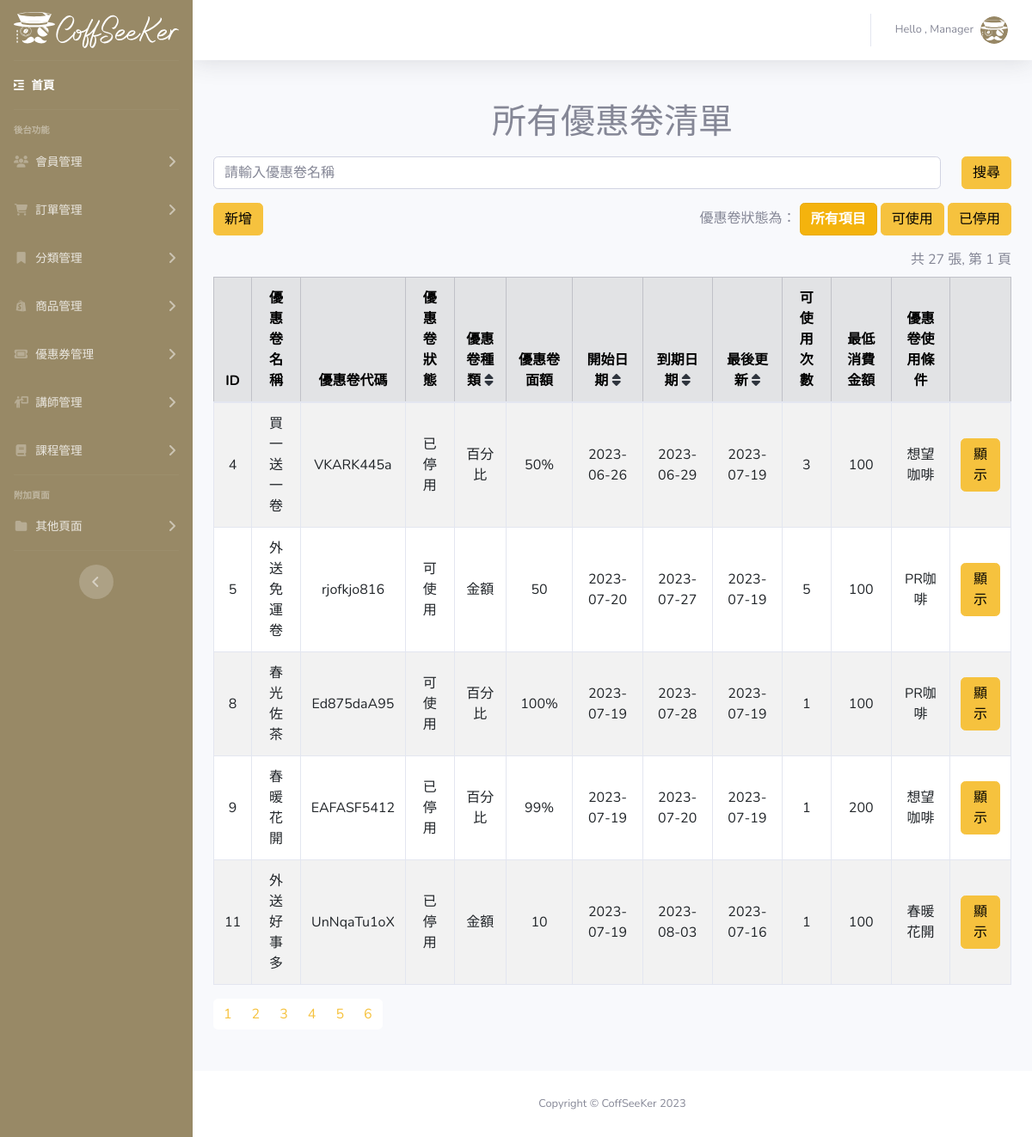
/Coffseeker-Admin/coupon-list.php, run on the app's committed database.
### tables this page shows
CREATE TABLE `coupon` (
  `coupon_id` int(5) NOT NULL,
  `coupon_name` text NOT NULL,
  `coupon_code` varchar(10) NOT NULL,
  `coupon_valid` tinyint(4) NOT NULL,
  `valid_description` varchar(255) NOT NULL,
  `discount_type` text NOT NULL,
  `discount_value` varchar(10) NOT NULL,
  `start_at` date NOT NULL,
  `expires_at` date NOT NULL,
  `created_at` date NOT NULL,
  `updated_at` date NOT NULL,
  `max_usage` int(5) NOT NULL,
  `used_times` int(5) NOT NULL,
  `price_min` int(11) NOT NULL,
  `usage_restriction` varchar(50) NOT NULL,
  `user_id` int(10) NOT NULL
);

### Coffseeker-Admin/coupon-list.php (the view, shortened to what this page needs)
<?php
$page = $_GET["page"] ?? 1;
$type = $_GET["type"] ?? 1;
require_once("../db_connect.php");
$sqlTotal = "SELECT coupon_id FROM coupon WHERE coupon_valid";
$resultTotal = $conn->query($sqlTotal);
$totalCoupon = $resultTotal->num_rows;
$perPage = 5;
$startItem = ($page - 1) * $perPage;
$totalPage = ceil($totalCoupon / $perPage);
if ($type == 1) {
    $orderBy = "AND coupon_valid";
} elseif ($type == 2) {
    $orderBy = "ORDER BY expires_at ASC";
} elseif ($type == 3) {
    $orderBy = "ORDER BY expires_at DESC";
} elseif ($type == 6) {
    $orderBy = "ORDER BY start_at ASC";
} elseif ($type == 7) {
    $orderBy = "ORDER BY start_at DESC";
} elseif ($type == 8) {
    $orderBy = "ORDER BY discount_type ASC";
} elseif ($type == 9) {
    $orderBy = "ORDER BY discount_type DESC";
} elseif ($type == 10) {
    $orderBy = "ORDER BY updated_at ASC";
} elseif ($type == 11) {
    $orderBy = "ORDER BY updated_at DESC";
} elseif ($type == 4) {
    $orderBy = "AND coupon_valid = 1";
} elseif ($type == 5) {
    $orderBy = "AND coupon_valid = -1";
} else {
    header("location: 404.php");
}
$sqlTotal = "SELECT coupon_id FROM coupon WHERE coupon_valid $orderBy";
$resultTotal = $conn->query($sqlTotal);
$totalCoupon = $resultTotal->num_rows;
$sql = "SELECT coupon_id, coupon_name, coupon_code, coupon_valid, discount_type, discount_value, created_at, expires_at, updated_at, start_at ,max_usage, usage_restriction, valid_description, price_min FROM coupon WHERE coupon_valid $orderBy LIMIT $startItem, $perPage";
$result = $conn->query($sql);
?>
<!DOCTYPE html>
<html lang="en">
<head>
    <?php include("modal/template.php") ?>
</head>
<body id="page-top">
    <div id="wrapper">
        <?php include("modal/sidebar.php") ?>
        <div id="content-wrapper" class="d-flex flex-column">
            <div id="content">
                <?php include("modal/topbar.php") ?>
                <div class="container-fluid my-5">
                    <h1 class="text-center">所有優惠卷清單</h1>
                    <div class="py-2">
                        <form action="coupon-search.php">
                            <div class="row gx-2">
                                <div class="col">
                                    <input type="text" class="form-control" placeholder="請輸入優惠卷名稱" name="coupon_name">
                                </div>
                                <div class="col-auto">
                                    <button class="btn btn-warning" type="submit">搜尋</button>
                                </div>
                            </div>
                        </form>
                    </div>
                    <div class="py-2 d-flex justify-content-between align-items-center">
                        <a class="btn btn-warning" href="coupon-create.php">新增</a>
                        <div class="">優惠卷狀態為：
                            <a href="Coupon-list.php?page=<?= $page ?>&type=1" class="btn btn-warning
        <?php
        if ($type == 1) echo "active fw-bolder";
        ?>">所有項目</a>
                            <a href="Coupon-list.php?page=<?= $page ?>&type=4" class="btn btn-warning
        <?php
        if ($type == 4) echo "active fw-bolder";
        ?>">可使用</a>
                            <a href="Coupon-list.php?page=<?= $page ?>&type=5" class="btn btn-warning
        <?php
        if ($type == 5) echo "active fw-bolder";
        ?>">已停用</a>
                        </div>
                    </div>
                    <div class="py-2 d-flex justify-content-end">
                        <div>
                            共 <?= $totalCoupon ?> 張, 第 <?= $page ?> 頁
                        </div>
                    </div>
                    <?php
                    $rows = $result->fetch_all(MYSQLI_ASSOC);
                    ?>
                    <table class="table table-striped text-center table-hover table-bordered">
                        <thead class="table-secondary">
                            <tr>
                                <th>ID</th>
                                <th>優惠卷名稱</th>
                                <th>優惠卷代碼</th>
                                <th>優惠卷狀態</th>
                                <th>優惠卷種類
                                    <?php
                                    if ($type == 8) {
                                        echo '<a href="Coupon-list.php?page=' . $page . '&type=9" class="fw-bolder">';
                                        echo '<i class="fa-solid fa-sort" style="color:#2e343d"></i>';
                                        echo '</a>';
                                    } else {
                                        echo '<a href="Coupon-list.php?page=' . $page . '&type=8" class="fw-bolder">';
                                        echo '<i class="fa-solid fa-sort" style="color:#2e343d"></i>';
                                        echo '</a>';
                                    }
                                    ?>
                                </th>
                                <th>優惠卷面額</th>
                                <th>開始日期
                                    <?php
                                    if ($type == 7) {
                                        echo '<a href="Coupon-list.php?page=' . $page . '&type=6" class="fw-bolder">';
                                        echo '<i class="fa-solid fa-sort" style="color:#2e343d"></i>';
                                        echo '</a>';
                                    } else {
                                        echo '<a href="Coupon-list.php?page=' . $page . '&type=7" class="fw-bolder">';
                                        echo '<i class="fa-solid fa-sort" style="color:#2e343d"></i>';
                                        echo '</a>';
                                    }
                                    ?>
                                </th>
                                <th>到期日期
                                    <?php
                                    if ($type == 3) {
                                        echo '<a href="Coupon-list.php?page=' . $page . '&type=2" class="fw-bolder">';
                                        echo '<i class="fa-solid fa-sort" style="color:#2e343d"></i>';
                                        echo '</a>';
                                    } else {
                                        echo '<a href="Coupon-list.php?page=' . $page . '&type=3" class="fw-bolder">';
                                        echo '<i class="fa-solid fa-sort" style="color:#2e343d"></i>';
                                        echo '</a>';
                                    }
                                    ?>
                                </th>
                                <th>最後更新
                                    <?php
                                    if ($type == 11) {
                                        echo '<a href="Coupon-list.php?page=' . $page . '&type=10" class="fw-bolder">';
                                        echo '<i class="fa-solid fa-sort" style="color:#2e343d"></i>';
                                        echo '</a>';
                                    } else {
                                        echo '<a href="Coupon-list.php?page=' . $page . '&type=11" class="fw-bolder">';
                                        echo '<i class="fa-solid fa-sort" style="color:#2e343d"></i>';
                                        echo '</a>';
                                    }
                                    ?></th>
                                <th>可使用次數</th>
                                <th>最低消費金額</th>
                                <th>優惠卷使用條件</th>
                                <th></th>
                            </tr>
                        </thead>
                        <tbody>
                            <?php foreach ($rows as $row) : ?>
                                <tr>
                                    <td><?= $row["coupon_id"] ?></td>
                                    <td><?= $row["coupon_name"] ?></td>
                                    <td><?= $row["coupon_code"] ?></td>
                                    <td><?= $row["valid_description"] ?></td>
                                    <td><?= $row["discount_type"] ?></td>
                                    <td><?= $row["discount_value"] ?></td>
                                    <td><?= $row["start_at"] ?></td>
                                    <td><?= $row["expires_at"] ?></td>
                                    <td><?= $row["updated_at"] ?></td>
                                    <td><?= $row["max_usage"] ?></td>
                                    <td><?= $row["price_min"] ?></td>
                                    <td><?= $row["usage_restriction"] ?></td>
                                    <td>
                                        <a href="Coupon.php?coupon_id=<?= $row["coupon_id"] ?>" class="btn btn-warning">顯示</a>
                                    </td>
                                </tr>
                            <?php endforeach; ?>
                        </tbody>
                    </table>
                    <nav aria-label="Page navigation example">
                        <ul class="pagination">
                            <?php for ($i = 1; $i <= $totalPage; $i++) : ?>
                                <li class="page-item">
                                    <a class="page-link text-warning border-0" href="Coupon-list.php?page=<?= $i ?>&type=<?= $type ?>"><?= $i ?></a>
                                </li>
                            <?php endfor; ?>
                        </ul>
                    </nav>
                </div>
            </div>
            <?php include("modal/footer.php") ?>
        </div>
    </div>
</body>
</html>

### Coffseeker-Admin/css/style.css (style rules this page uses)
:root { --milky:#988966; }
.btn-warning { color: black; }

### data on the page
coupon: coupon_id "4", coupon_name "買一送一卷", coupon_code "VKARK445a", valid_description "已停用", discount_type "百分比", discount_value "50%", start_at "2023-06-26", expires_at "2023-06-29", updated_at "2023-07-19", max_usage "3", price_min "100", usage_restriction "想望咖啡"
coupon: coupon_id "5", coupon_name "外送免運卷", coupon_code "rjofkjo816", valid_description "可使用", discount_type "金額", discount_value "50", start_at "2023-07-20", expires_at "2023-07-27", updated_at "2023-07-19", max_usage "5", price_min "100", usage_restriction "PR咖啡"
coupon: coupon_id "8", coupon_name "春光佐茶", coupon_code "Ed875daA95", valid_description "可使用", discount_type "百分比", discount_value "100%", start_at "2023-07-19", expires_at "2023-07-28", updated_at "2023-07-19", max_usage "1", price_min "100", usage_restriction "PR咖啡"
coupon: coupon_id "9", coupon_name "春暖花開", coupon_code "EAFASF5412", valid_description "已停用", discount_type "百分比", discount_value "99%", start_at "2023-07-19", expires_at "2023-07-20", updated_at "2023-07-19", max_usage "1", price_min "200", usage_restriction "想望咖啡"
coupon: coupon_id "11", coupon_name "外送好事多", coupon_code "UnNqaTu1oX", valid_description "已停用", discount_type "金額", discount_value "10", start_at "2023-07-19", expires_at "2023-08-03", updated_at "2023-07-16", max_usage "1", price_min "100", usage_restriction "春暖花開"

### other printed values
$totalCoupon "27"
$page "1"
